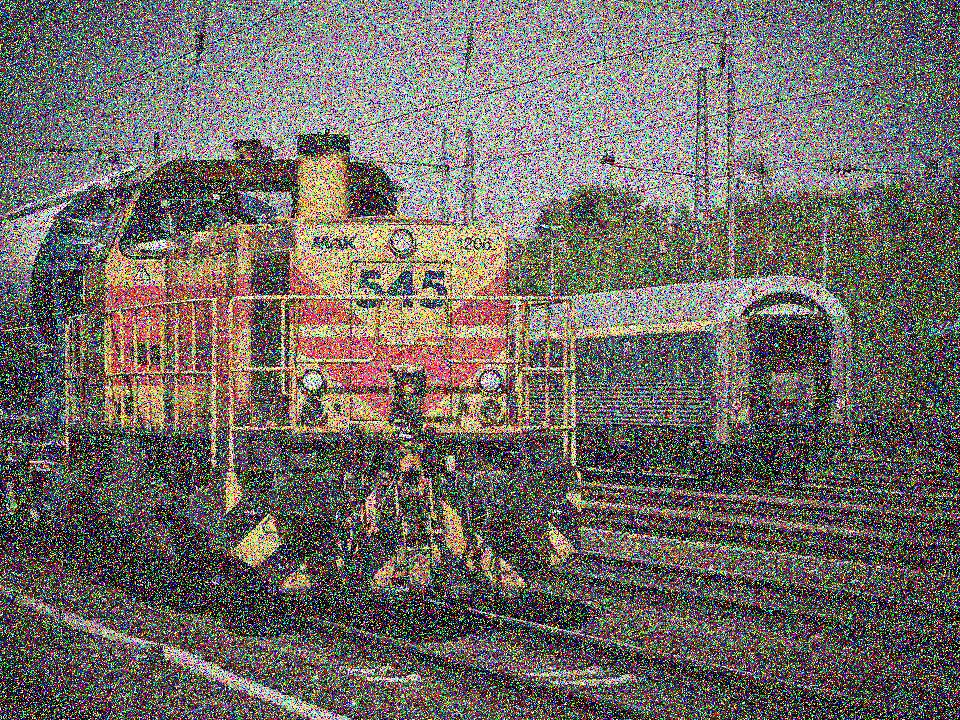
#> input picture img/noise_image.jpg, 960 x 720 px
$ jupyter execute main2.ipynb
#> lines starting #> are read from the running program, lines starting #| are printed output that depends on the picture
Denoising images

[cell 1]
import numpy as np
import matplotlib.pyplot as plt
from PIL import Image

# Load image
image = Image.open('img/noise_image.jpg').convert('L')
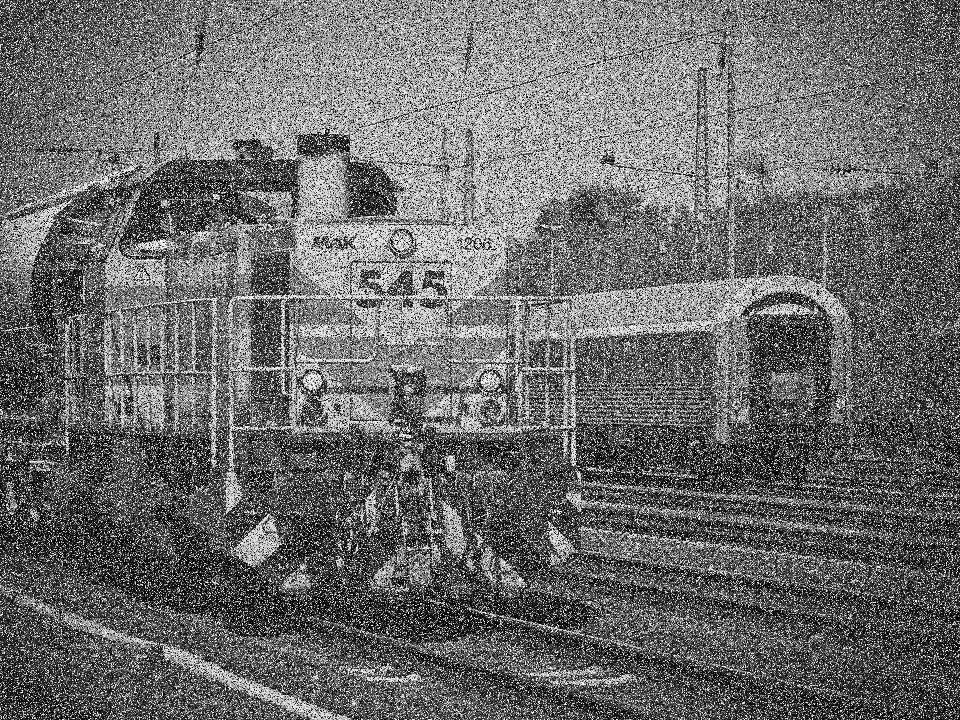
#> image: PIL image 960x720 L; min 0, max 255, mean 107.4
image_array = np.array(image)

# [7 lines of commented-out code are left out]

[cell 2]
#perform SVD decomposition
U, S, Vt = np.linalg.svd(image, full_matrices=False)
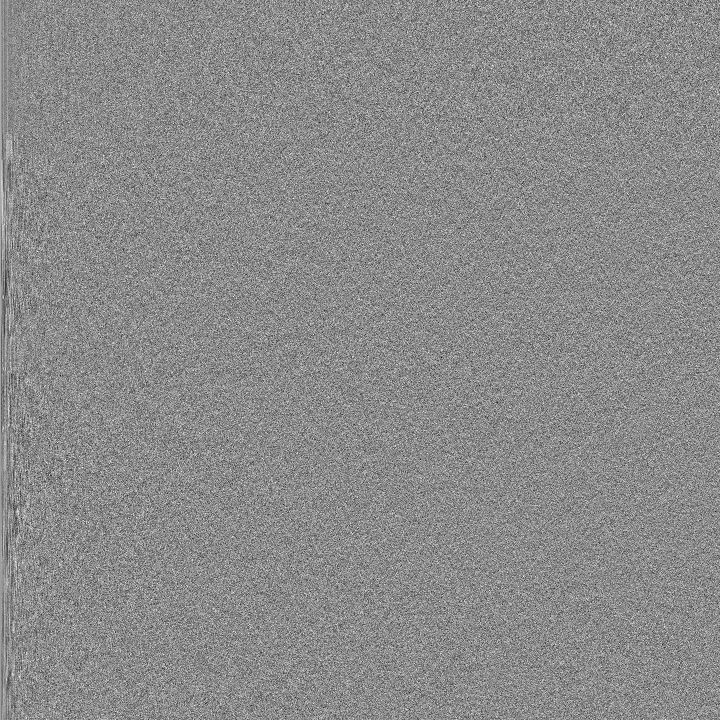
#> U: shape (720, 720) float64; min -0.199, max 0.166, mean 5.63e-05; drawn with min black and max white
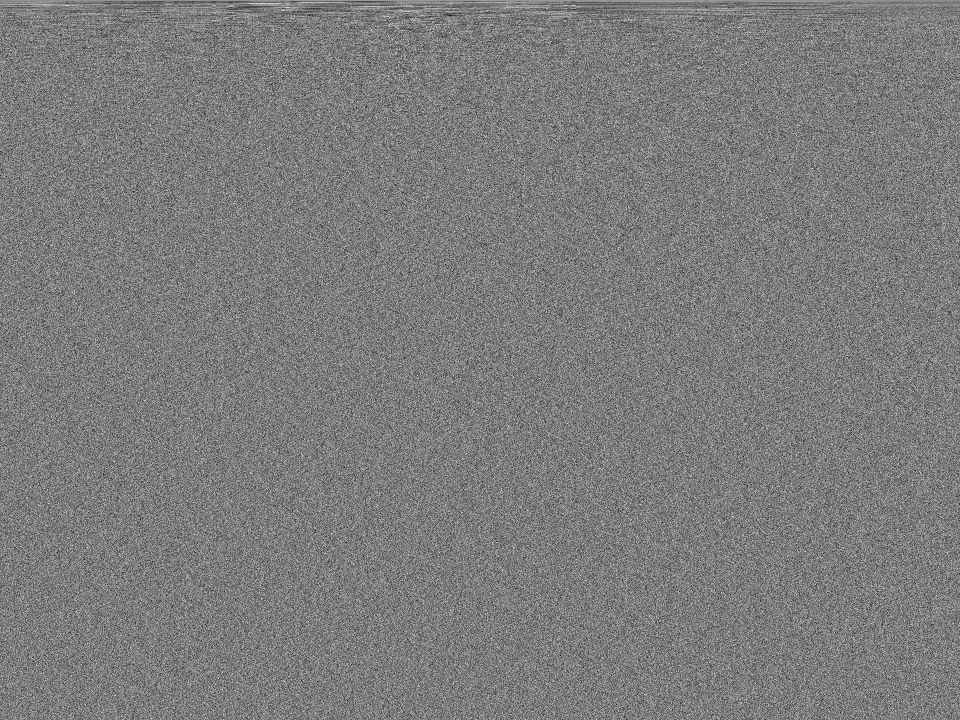
#> Vt: shape (720, 960) float64; min -0.164, max 0.171, mean 5.1e-05; drawn with min black and max white
#> S = 720 values, max 91998.3 at index 0, min 276 at index 719, mean 1959.3

#reconstruct image with singular values r
def reconstruct_image(r):
    S_r = np.zeros((U.shape[1], Vt.shape[0]))
    S_r[:r, :r] = np.diag(S[:r]) # Retain top-r singular values
    denoised_image = np.dot(U, np.dot(S_r, Vt))
    return denoised_image

[cell 3]
# Denoised value r
r_value = [5, 20, 50, 100]
plt.figure(figsize=(12, 8))

for i, r in enumerate(r_value, 1):
    denoised = reconstruct_image(r)
    plt.subplot(2, 2, i)
    plt.imshow(denoised, cmap='gray')
    plt.title(f'Denoised Image (r={r})')
    plt.axis('off')
#> this loop made 4 passes
#> pass 1, in reconstruct_image, `denoised_image = np.dot(U, np.dot(S_r, Vt))`:
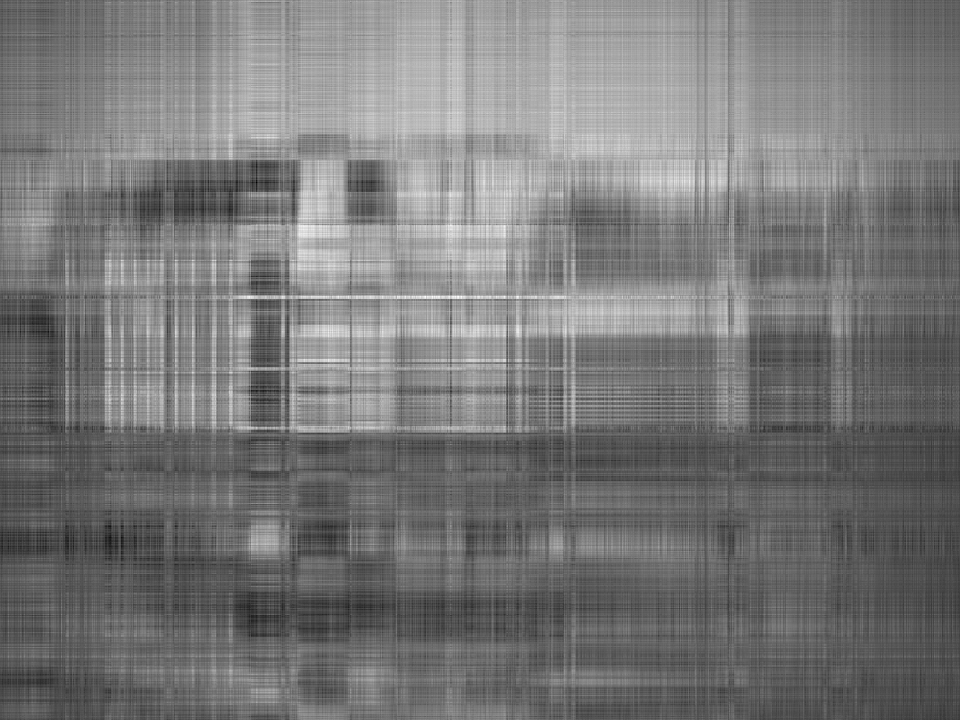
#> denoised_image: shape (720, 960) float64; min -3.37, max 231.5, mean 107.4; drawn with min black and max white
#> pass 2, in reconstruct_image (call 2), `denoised_image = np.dot(U, np.dot(S_r, Vt))`:
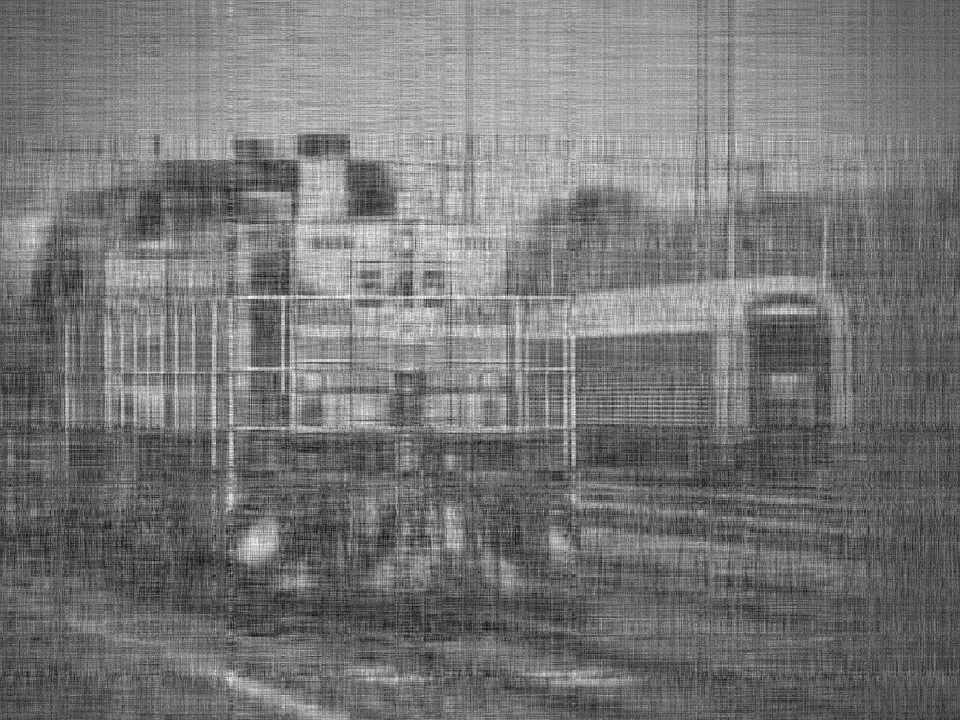
#> denoised_image: shape (720, 960) float64; min -16.61, max 249.4, mean 107.4; drawn with min black and max white
#> pass 3, in reconstruct_image (call 3), `denoised_image = np.dot(U, np.dot(S_r, Vt))`:
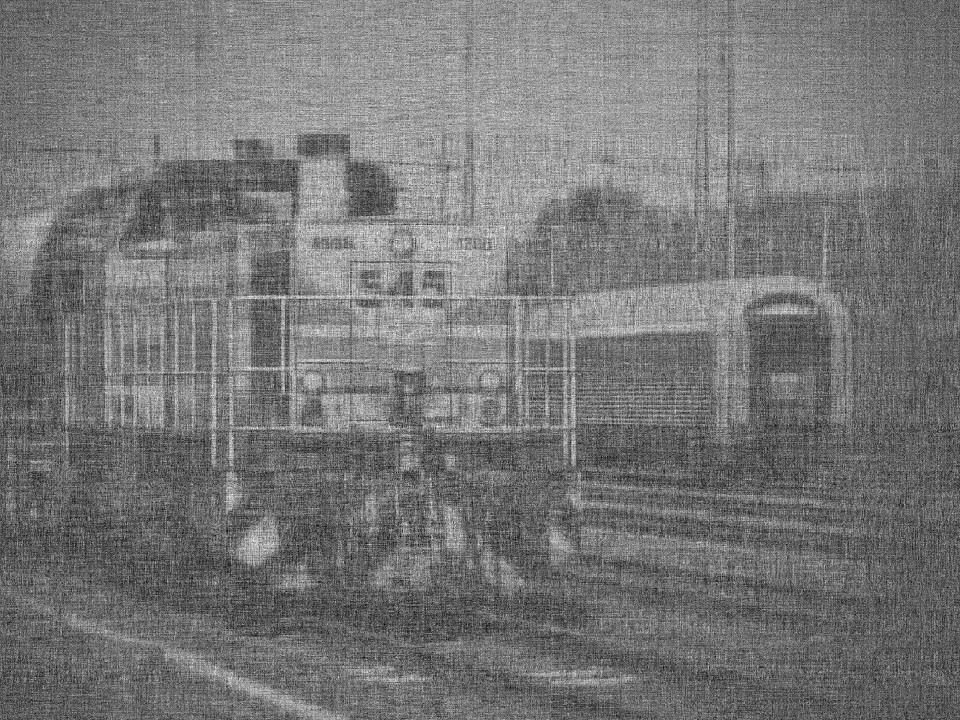
#> denoised_image: shape (720, 960) float64; min -58.19, max 296.9, mean 107.4; drawn with min black and max white


plt.figure()
plt.imshow(image_array, cmap='gray')
plt.title('Original Image')
plt.axis('off')

plt.show()
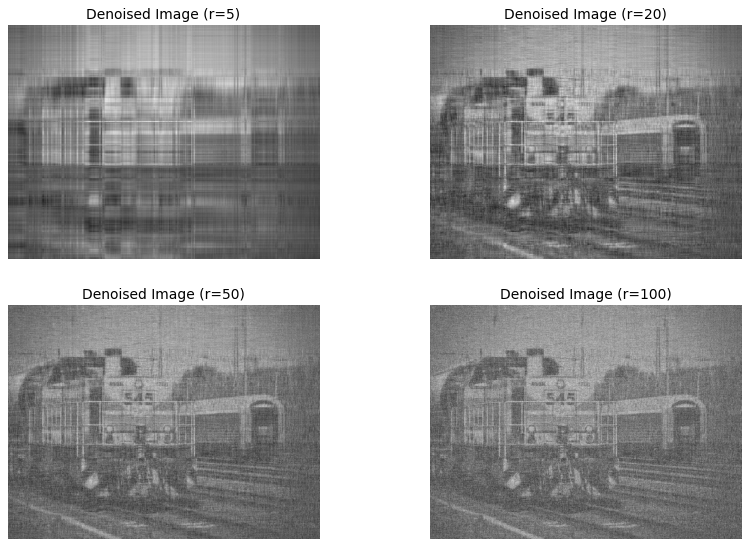
#> figure drawn by matplotlib, 4 panels
